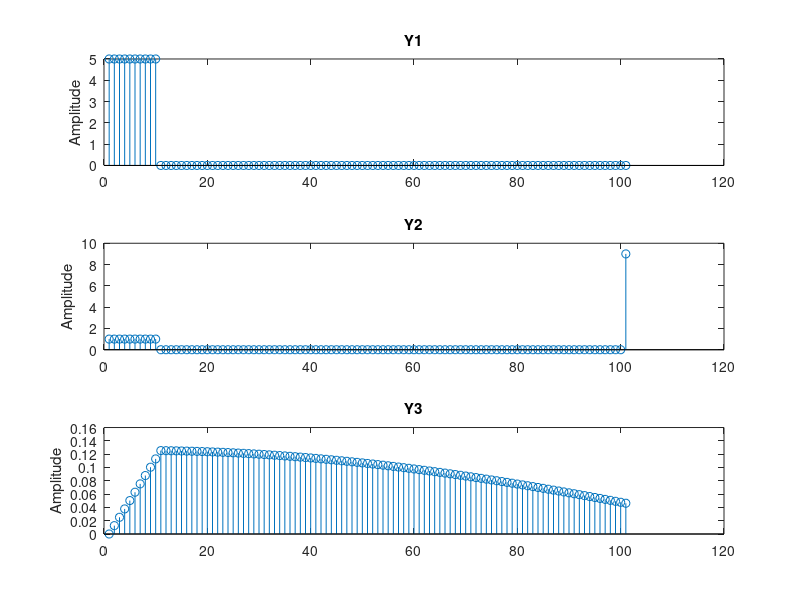

Here is the MATLAB script that generated this plot:
clc;        % clears the command window
clear all;  % clear all variables
close all;  % all the existing figure windows will be closed

n = 0:0.1:10;   % time index for the discrete signal from 0 to 15 with unity sampling

u = [(n)>=0];       % Unit Step
u1 = [(n-1)>=0];    % Delayed step
u11 = [(n-11)>=0];  % Delayed step
u10 = [(n-10)>=0];  % Delayed step 
u21 = [(n-21)>=0];  % Delayed step
u20 = [(n-20)>=0];  % Delayed step
u101 = [(n-101)>=0];  % Delayed step
u100 = [(n-100)>=0];  % Delayed step

x1 = 5.*(u - u20);
x11 = 5.*(u1 - u21);
x2 = (u - u10) + (20 - n).*(u10 - u20);
x21 = (u1 - u11) + (21 - n).*(u11 - u21);
x3 = sin(n.*pi./25).*(u - u100);
x31 = sin((n-1).*pi./25).*(u1 - u101);

y1 = x1 - x11;
y2 = x2 - x21;
y3 = x3 - x31;

subplot(3,1,1); 
stem(y1);
title('Y1'); 
ylabel('Amplitude')

subplot(3,1,2); 
stem(y2);
title('Y2'); 
ylabel('Amplitude')

subplot(3,1,3); 
stem(y3);
title('Y3'); 
ylabel('Amplitude')
